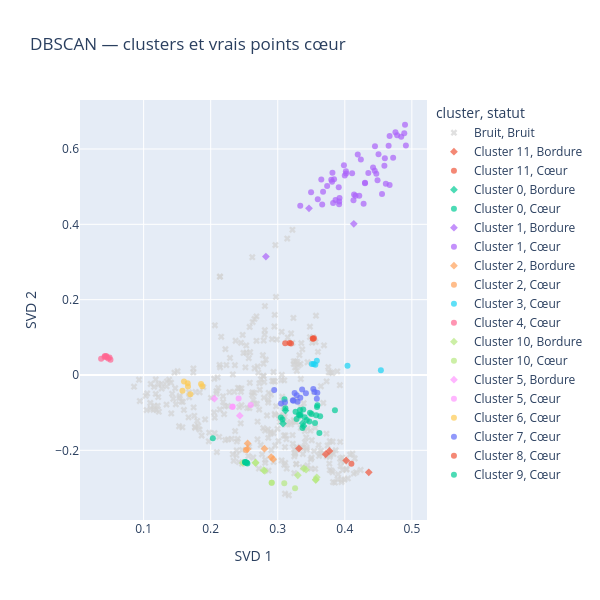

Notebook cell for this chart:
### Code cell
coeurs = np.zeros(len(labels), dtype=bool)
coeurs[dbscan.core_sample_indices_] = True

visualisation["statut"] = np.where(
    labels == -1,
    "Bruit",
    np.where(coeurs, "Cœur", "Bordure")
)

fig = px.scatter(
    visualisation,
    x="SVD 1",
    y="SVD 2",
    color="cluster",
    symbol="statut",
    symbol_map={"Cœur": "circle", "Bordure": "diamond", "Bruit": "x"},
    color_discrete_map={"Bruit": "lightgray"},
    hover_data=["id", "statut"],
    opacity=0.7,
    title="DBSCAN — clusters et vrais points cœur",
    height=600,
    width=600
)

fig.show()

### Figure 1 — Plotly figure (JSON) as saved in the notebook; plotly's stock layout.template omitted (floating-point values rounded to 4 significant figures; data arrays with more than 128 entries replaced by an {"elided": "..."} marker saying what was removed)
{"data": [{"customdata": {"elided": "335x2 mixed values"}, "hovertemplate": "cluster=Bruit<br>statut=%{customdata[1]}<br>SVD 1=%{x}<br>SVD 2=%{y}<br>id=%{customdata[0]}<extra></extra>", "legendgroup": "Bruit, Bruit", "marker": {"color": "lightgray", "opacity": 0.7, "symbol": "x"}, "mode": "markers", "name": "Bruit, Bruit", "orientation": "v", "showlegend": true, "type": "scatter", "x": {"elided": "335 float values"}, "xaxis": "x", "y": {"elided": "335 float values"}, "yaxis": "y"}, {"customdata": [[15, "Bordure"], [16, "Bordure"], [427, "Bordure"], [480, "Bordure"], [484, "Bordure"]], "hovertemplate": "cluster=Cluster 11<br>statut=%{customdata[1]}<br>SVD 1=%{x}<br>SVD 2=%{y}<br>id=%{customdata[0]}<extra></extra>", "legendgroup": "Cluster 11, Bordure", "marker": {"color": "#EF553B", "opacity": 0.7, "symbol": "diamond"}, "mode": "markers", "name": "Cluster 11, Bordure", "orientation": "v", "showlegend": true, "type": "scatter", "x": [0.4357, 0.3771, 0.3316, 0.3715, 0.4021], "xaxis": "x", "y": [-0.2585, -0.2015, -0.1953, -0.2104, -0.2267], "yaxis": "y"}, {"customdata": [[485, "Cœur"]], "hovertemplate": "cluster=Cluster 11<br>statut=%{customdata[1]}<br>SVD 1=%{x}<br>SVD 2=%{y}<br>id=%{customdata[0]}<extra></extra>", "legendgroup": "Cluster 11, Cœur", "marker": {"color": "#EF553B", "opacity": 0.7, "symbol": "circle"}, "mode": "markers", "name": "Cluster 11, Cœur", "orientation": "v", "showlegend": true, "type": "scatter", "x": [0.4098], "xaxis": "x", "y": [-0.2354], "yaxis": "y"}, {"customdata": [[173, "Bordure"], [176, "Bordure"], [277, "Bordure"], [446, "Bordure"]], "hovertemplate": "cluster=Cluster 0<br>statut=%{customdata[1]}<br>SVD 1=%{x}<br>SVD 2=%{y}<br>id=%{customdata[0]}<extra></extra>", "legendgroup": "Cluster 0, Bordure", "marker": {"color": "#00cc96", "opacity": 0.7, "symbol": "diamond"}, "mode": "markers", "name": "Cluster 0, Bordure", "orientation": "v", "showlegend": true, "type": "scatter", "x": [0.3115, 0.3078, 0.3372, 0.3384], "xaxis": "x", "y": [-0.0944, -0.129, -0.128, -0.1352], "yaxis": "y"}, {"customdata": [[18, "Cœur"], [20, "Cœur"], [21, "Cœur"], [22, "Cœur"], [23, "Cœur"], [24, "Cœur"], [25, "Cœur"], [60, "Cœur"], [171, "Cœur"], [172, "Cœur"], [174, "Cœur"], [175, "Cœur"], [340, "Cœur"], [341, "Cœur"], [359, "Cœur"], [360, "Cœur"], [440, "Cœur"], [441, "Cœur"], [442, "Cœur"], [443, "Cœur"], [487, "Cœur"], [488, "Cœur"], [496, "Cœur"], [497, "Cœur"]], "hovertemplate": "cluster=Cluster 0<br>statut=%{customdata[1]}<br>SVD 1=%{x}<br>SVD 2=%{y}<br>id=%{customdata[0]}<extra></extra>", "legendgroup": "Cluster 0, Cœur", "marker": {"color": "#00cc96", "opacity": 0.7, "symbol": "circle"}, "mode": "markers", "name": "Cluster 0, Cœur", "orientation": "v", "showlegend": true, "type": "scatter", "x": [0.3621, 0.3504, 0.3585, 0.3331, 0.3315, 0.3481, 0.3369, 0.31, 0.3556, 0.3853, 0.3332, 0.3471, 0.3592, 0.3433, 0.3339, 0.3381, 0.307, 0.3266, 0.3046, 0.3114, 0.3632, 0.3281, 0.3402, 0.3573], "xaxis": "x", "y": [-0.1543, -0.1037, -0.08532, -0.09321, -0.1056, -0.1004, -0.1407, -0.06449, -0.1276, -0.09376, -0.1073, -0.1235, -0.0804, -0.1196, -0.105, -0.09146, -0.1181, -0.09751, -0.1126, -0.08828, -0.1097, -0.1169, -0.1121, -0.1069], "yaxis": "y"}, {"customdata": [[152, "Bordure"], [177, "Bordure"], [366, "Bordure"]], "hovertemplate": "cluster=Cluster 1<br>statut=%{customdata[1]}<br>SVD 1=%{x}<br>SVD 2=%{y}<br>id=%{customdata[0]}<extra></extra>", "legendgroup": "Cluster 1, Bordure", "marker": {"color": "#ab63fa", "opacity": 0.7, "symbol": "diamond"}, "mode": "markers", "name": "Cluster 1, Bordure", "orientation": "v", "showlegend": true, "type": "scatter", "x": [0.2823, 0.3466, 0.4134], "xaxis": "x", "y": [0.3144, 0.4425, 0.4014], "yaxis": "y"}, {"customdata": [[26, "Cœur"], [36, "Cœur"], [41, "Cœur"], [56, "Cœur"], [58, "Cœur"], [63, "Cœur"], [64, "Cœur"], [65, "Cœur"], [68, "Cœur"], [71, "Cœur"], [72, "Cœur"], [73, "Cœur"], [95, "Cœur"], [98, "Cœur"], [102, "Cœur"], [116, "Cœur"], [124, "Cœur"], [138, "Cœur"], [139, "Cœur"], [144, "Cœur"], [167, "Cœur"], [169, "Cœur"], [170, "Cœur"], [178, "Cœur"], [185, "Cœur"], [237, "Cœur"], [239, "Cœur"], [276, "Cœur"], [288, "Cœur"], [289, "Cœur"], [315, "Cœur"], [322, "Cœur"], [333, "Cœur"], [334, "Cœur"], [335, "Cœur"], [336, "Cœur"], [347, "Cœur"], [372, "Cœur"], [373, "Cœur"], [397, "Cœur"], [423, "Cœur"], [432, "Cœur"], [433, "Cœur"], [447, "Cœur"], [448, "Cœur"], [467, "Cœur"], [470, "Cœur"], [471, "Cœur"], [476, "Cœur"], [489, "Cœur"], [491, "Cœur"], [493, "Cœur"]], "hovertemplate": "cluster=Cluster 1<br>statut=%{customdata[1]}<br>SVD 1=%{x}<br>SVD 2=%{y}<br>id=%{customdata[0]}<extra></extra>", "legendgroup": "Cluster 1, Cœur", "marker": {"color": "#ab63fa", "opacity": 0.7, "symbol": "circle"}, "mode": "markers", "name": "Cluster 1, Cœur", "orientation": "v", "showlegend": true, "type": "scatter", "x": [0.3676, 0.4668, 0.384, 0.4193, 0.416, 0.4129, 0.4138, 0.3921, 0.3798, 0.3336, 0.3649, 0.4612, 0.4019, 0.4781, 0.4351, 0.4898, 0.4755, 0.4841, 0.4, 0.428, 0.4668, 0.459, 0.4301, 0.3663, 0.447, 0.4422, 0.3915, 0.4597, 0.3826, 0.4721, 0.4301, 0.4887, 0.3816, 0.381, 0.4555, 0.4109, 0.4488, 0.4239, 0.4911, 0.391, 0.3497, 0.3862, 0.3916, 0.3597, 0.3737, 0.4503, 0.3987, 0.4017, 0.4446, 0.4216, 0.4654, 0.445], "xaxis": "x", "y": [0.4865, 0.6347, 0.52, 0.5856, 0.4757, 0.4642, 0.4794, 0.4701, 0.5186, 0.4496, 0.5192, 0.5076, 0.5349, 0.6364, 0.5362, 0.6644, 0.6447, 0.6325, 0.5294, 0.4545, 0.5042, 0.5555, 0.5101, 0.4526, 0.5341, 0.5507, 0.4531, 0.5753, 0.4564, 0.5768, 0.5094, 0.642, 0.537, 0.5133, 0.4808, 0.5357, 0.5167, 0.572, 0.6093, 0.4985, 0.4852, 0.4645, 0.4609, 0.4668, 0.5019, 0.5864, 0.5572, 0.5411, 0.5426, 0.4761, 0.6088, 0.6074], "yaxis": "y"}, {"customdata": [[104, "Bordure"], [354, "Bordure"], [436, "Bordure"], [437, "Bordure"], [464, "Bordure"]], "hovertemplate": "cluster=Cluster 2<br>statut=%{customdata[1]}<br>SVD 1=%{x}<br>SVD 2=%{y}<br>id=%{customdata[0]}<extra></extra>", "legendgroup": "Cluster 2, Bordure", "marker": {"color": "#FFA15A", "opacity": 0.7, "symbol": "diamond"}, "mode": "markers", "name": "Cluster 2, Bordure", "orientation": "v", "showlegend": true, "type": "scatter", "x": [0.2551, 0.2932, 0.2548, 0.2902, 0.2802], "xaxis": "x", "y": [-0.1817, -0.2235, -0.1968, -0.218, -0.1956], "yaxis": "y"}, {"customdata": [[31, "Cœur"]], "hovertemplate": "cluster=Cluster 2<br>statut=%{customdata[1]}<br>SVD 1=%{x}<br>SVD 2=%{y}<br>id=%{customdata[0]}<extra></extra>", "legendgroup": "Cluster 2, Cœur", "marker": {"color": "#FFA15A", "opacity": 0.7, "symbol": "circle"}, "mode": "markers", "name": "Cluster 2, Cœur", "orientation": "v", "showlegend": true, "type": "scatter", "x": [0.2527], "xaxis": "x", "y": [-0.1991], "yaxis": "y"}, {"customdata": [[32, "Cœur"], [34, "Cœur"], [462, "Cœur"], [463, "Cœur"], [499, "Cœur"], [500, "Cœur"]], "hovertemplate": "cluster=Cluster 3<br>statut=%{customdata[1]}<br>SVD 1=%{x}<br>SVD 2=%{y}<br>id=%{customdata[0]}<extra></extra>", "legendgroup": "Cluster 3, Cœur", "marker": {"color": "#19d3f3", "opacity": 0.7, "symbol": "circle"}, "mode": "markers", "name": "Cluster 3, Cœur", "orientation": "v", "showlegend": true, "type": "scatter", "x": [0.3535, 0.4538, 0.3508, 0.356, 0.3583, 0.404], "xaxis": "x", "y": [0.02887, 0.01253, 0.02896, 0.02708, 0.03762, 0.02464], "yaxis": "y"}, {"customdata": [[48, "Cœur"], [69, "Cœur"], [238, "Cœur"], [319, "Cœur"], [332, "Cœur"], [371, "Cœur"], [396, "Cœur"], [490, "Cœur"]], "hovertemplate": "cluster=Cluster 4<br>statut=%{customdata[1]}<br>SVD 1=%{x}<br>SVD 2=%{y}<br>id=%{customdata[0]}<extra></extra>", "legendgroup": "Cluster 4, Cœur", "marker": {"color": "#FF6692", "opacity": 0.7, "symbol": "circle"}, "mode": "markers", "name": "Cluster 4, Cœur", "orientation": "v", "showlegend": true, "type": "scatter", "x": [0.04223, 0.04164, 0.04416, 0.03655, 0.04497, 0.04907, 0.05053, 0.04701], "xaxis": "x", "y": [0.05046, 0.04802, 0.05046, 0.0432, 0.04787, 0.04667, 0.04024, 0.04368], "yaxis": "y"}, {"customdata": [[67, "Bordure"], [85, "Bordure"], [107, "Bordure"], [197, "Bordure"], [267, "Bordure"], [268, "Bordure"], [351, "Bordure"], [352, "Bordure"], [386, "Bordure"], [387, "Bordure"], [415, "Bordure"]], "hovertemplate": "cluster=Cluster 10<br>statut=%{customdata[1]}<br>SVD 1=%{x}<br>SVD 2=%{y}<br>id=%{customdata[0]}<extra></extra>", "legendgroup": "Cluster 10, Bordure", "marker": {"color": "#B6E880", "opacity": 0.7, "symbol": "diamond"}, "mode": "markers", "name": "Cluster 10, Bordure", "orientation": "v", "showlegend": true, "type": "scatter", "x": [0.3299, 0.2807, 0.2669, 0.2789, 0.3388, 0.3566, 0.2669, 0.2479, 0.3422, 0.3568, 0.3582], "xaxis": "x", "y": [-0.2663, -0.2547, -0.233, -0.2528, -0.2483, -0.2782, -0.233, -0.2336, -0.2514, -0.2782, -0.2716], "yaxis": "y"}, {"customdata": [[212, "Cœur"], [274, "Cœur"], [327, "Cœur"], [382, "Cœur"]], "hovertemplate": "cluster=Cluster 10<br>statut=%{customdata[1]}<br>SVD 1=%{x}<br>SVD 2=%{y}<br>id=%{customdata[0]}<extra></extra>", "legendgroup": "Cluster 10, Cœur", "marker": {"color": "#B6E880", "opacity": 0.7, "symbol": "circle"}, "mode": "markers", "name": "Cluster 10, Cœur", "orientation": "v", "showlegend": true, "type": "scatter", "x": [0.3097, 0.291, 0.291, 0.3258], "xaxis": "x", "y": [-0.2875, -0.2858, -0.2858, -0.301], "yaxis": "y"}, {"customdata": [[75, "Bordure"], [418, "Bordure"]], "hovertemplate": "cluster=Cluster 5<br>statut=%{customdata[1]}<br>SVD 1=%{x}<br>SVD 2=%{y}<br>id=%{customdata[0]}<extra></extra>", "legendgroup": "Cluster 5, Bordure", "marker": {"color": "#FF97FF", "opacity": 0.7, "symbol": "diamond"}, "mode": "markers", "name": "Cluster 5, Bordure", "orientation": "v", "showlegend": true, "type": "scatter", "x": [0.2434, 0.2055], "xaxis": "x", "y": [-0.1081, -0.06281], "yaxis": "y"}, {"customdata": [[77, "Cœur"], [195, "Cœur"], [226, "Cœur"], [361, "Cœur"]], "hovertemplate": "cluster=Cluster 5<br>statut=%{customdata[1]}<br>SVD 1=%{x}<br>SVD 2=%{y}<br>id=%{customdata[0]}<extra></extra>", "legendgroup": "Cluster 5, Cœur", "marker": {"color": "#FF97FF", "opacity": 0.7, "symbol": "circle"}, "mode": "markers", "name": "Cluster 5, Cœur", "orientation": "v", "showlegend": true, "type": "scatter", "x": [0.2327, 0.2597, 0.2417, 0.2325], "xaxis": "x", "y": [-0.08389, -0.07954, -0.06246, -0.08482], "yaxis": "y"}, {"customdata": [[79, "Cœur"], [80, "Cœur"], [81, "Cœur"], [148, "Cœur"], [338, "Cœur"], [339, "Cœur"], [457, "Cœur"]], "hovertemplate": "cluster=Cluster 6<br>statut=%{customdata[1]}<br>SVD 1=%{x}<br>SVD 2=%{y}<br>id=%{customdata[0]}<extra></extra>", "legendgroup": "Cluster 6, Cœur", "marker": {"color": "#FECB52", "opacity": 0.7, "symbol": "circle"}, "mode": "markers", "name": "Cluster 6, Cœur", "orientation": "v", "showlegend": true, "type": "scatter", "x": [0.1579, 0.1657, 0.1856, 0.1876, 0.1601, 0.1697, 0.1661], "xaxis": "x", "y": [-0.0419, -0.02192, -0.02398, -0.02981, -0.01758, -0.05136, -0.03056], "yaxis": "y"}, {"customdata": [[87, "Cœur"], [88, "Cœur"], [89, "Cœur"], [90, "Cœur"], [200, "Cœur"], [201, "Cœur"], [202, "Cœur"], [203, "Cœur"], [260, "Cœur"], [265, "Cœur"], [266, "Cœur"], [269, "Cœur"], [270, "Cœur"], [406, "Cœur"], [407, "Cœur"]], "hovertemplate": "cluster=Cluster 7<br>statut=%{customdata[1]}<br>SVD 1=%{x}<br>SVD 2=%{y}<br>id=%{customdata[0]}<extra></extra>", "legendgroup": "Cluster 7, Cœur", "marker": {"color": "#636efa", "opacity": 0.7, "symbol": "circle"}, "mode": "markers", "name": "Cluster 7, Cœur", "orientation": "v", "showlegend": true, "type": "scatter", "x": [0.3583, 0.359, 0.3548, 0.353, 0.342, 0.3225, 0.3283, 0.2947, 0.3296, 0.3336, 0.3108, 0.3251, 0.3232, 0.3049, 0.3364], "xaxis": "x", "y": [-0.06301, -0.04704, -0.04509, -0.03706, -0.04875, -0.06715, -0.05393, -0.0399, -0.07123, -0.06062, -0.07269, -0.04814, -0.06849, -0.07545, -0.03824], "yaxis": "y"}, {"customdata": [[108, "Cœur"], [109, "Cœur"], [110, "Cœur"], [390, "Cœur"], [391, "Cœur"], [392, "Cœur"]], "hovertemplate": "cluster=Cluster 8<br>statut=%{customdata[1]}<br>SVD 1=%{x}<br>SVD 2=%{y}<br>id=%{customdata[0]}<extra></extra>", "legendgroup": "Cluster 8, Cœur", "marker": {"color": "#EF553B", "opacity": 0.7, "symbol": "circle"}, "mode": "markers", "name": "Cluster 8, Cœur", "orientation": "v", "showlegend": true, "type": "scatter", "x": [0.3176, 0.3111, 0.3541, 0.3198, 0.3527, 0.3521], "xaxis": "x", "y": [0.08521, 0.08417, 0.09776, 0.0837, 0.09623, 0.09692], "yaxis": "y"}, {"customdata": [[150, "Cœur"], [153, "Cœur"], [154, "Cœur"], [355, "Cœur"], [367, "Cœur"], [455, "Cœur"], [468, "Cœur"]], "hovertemplate": "cluster=Cluster 9<br>statut=%{customdata[1]}<br>SVD 1=%{x}<br>SVD 2=%{y}<br>id=%{customdata[0]}<extra></extra>", "legendgroup": "Cluster 9, Cœur", "marker": {"color": "#00cc96", "opacity": 0.7, "symbol": "circle"}, "mode": "markers", "name": "Cluster 9, Cœur", "orientation": "v", "showlegend": true, "type": "scatter", "x": [0.2032, 0.253, 0.254, 0.251, 0.2516, 0.2548, 0.2518], "xaxis": "x", "y": [-0.168, -0.2321, -0.2329, -0.2313, -0.2318, -0.2351, -0.2325], "yaxis": "y"}], "layout": {"height": 600, "legend": {"title": {"text": "cluster, statut"}, "tracegroupgap": 0}, "title": {"text": "DBSCAN — clusters et vrais points cœur"}, "width": 600, "xaxis": {"anchor": "y", "domain": [0, 1], "title": {"text": "SVD 1"}}, "yaxis": {"anchor": "x", "domain": [0, 1], "title": {"text": "SVD 2"}}}}
